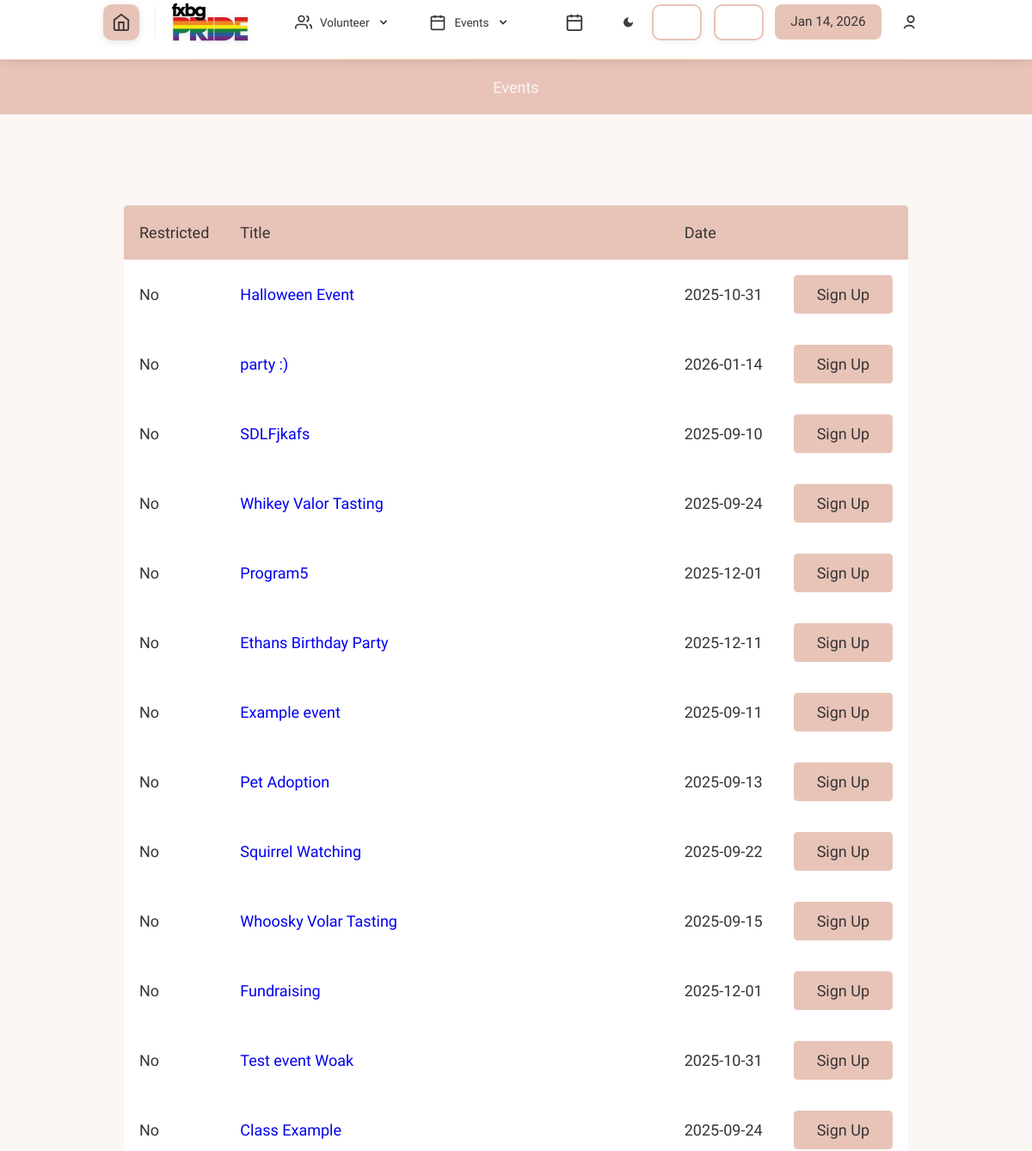
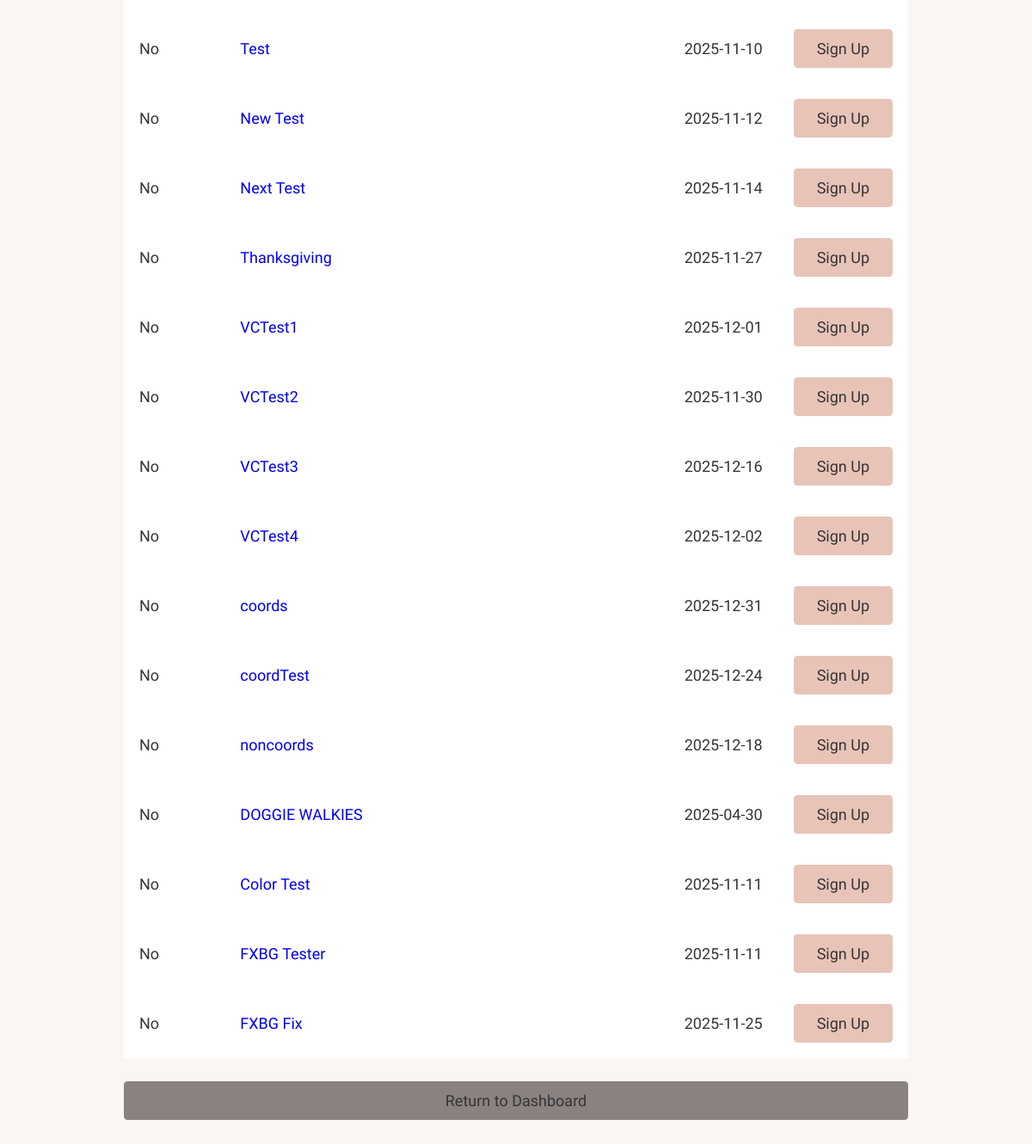
/eventTrainingManagement.php (signed in), run on the app's committed database (2 pictures, top to bottom).
### tables this page shows
CREATE TABLE `dbevents` (
  `id` int NOT NULL,
  `name` text NOT NULL,
  `date` char(10) NOT NULL,
  `startTime` char(5) NOT NULL,
  `endTime` char(5) NOT NULL,
  `description` text NOT NULL,
  `capacity` int NOT NULL,
  `completed` text NOT NULL,
  `restricted_signup` tinyint(1) NOT NULL,
  `location` text DEFAULT NULL,
  `type` text NOT NULL,
  `volunteer_coordinator` int(11) DEFAULT NULL
);

### database/dbEvents.php (called while the page is built, shortened)
<?php
include_once(dirname(__FILE__) . '/../domain/Event.php');
function make_an_event($result_row)
{
    $theEvent = new Event(
        $result_row['id'],
        $result_row['name'],
        date: $result_row['date'],
        startTime: $result_row['startTime'],
        endTime: $result_row['endTime'],
        description: $result_row['description'],
        capacity: $result_row['capacity'],
        completed: $result_row['completed'],
        restricted_signup: $result_row['restricted_signup'],
        type: $result_row['type']
    );
    return $theEvent;
}
function get_all_events()
{
    $con = connect();
    $query = "SELECT * FROM dbevents" .
            " ORDER BY completed";
    $result = mysqli_query($con, $query);
    $theEvents = array();
    while ($result_row = mysqli_fetch_assoc($result)) {
        $theEvent = make_an_event($result_row);
        $theEvents[] = $theEvent;
    }
    return $theEvents;
}

### domain/Event.php (called while the page is built, shortened)
<?php
class Event
{
    private $id;
    private $name;
    private $date;
    private $restricted_signup;
    function __construct($id, $name, $date, $startTime, $endTime, $description, $capacity, $completed, $restricted_signup, $type)
    {
        $this->id = $id;
        $this->name = $name;
        $this->date = $date;
        $this->restricted_signup = $restricted_signup;
    }
    function getID()
    {
        return $this->id;
    }
    function getName()
    {
        return $this->name;
    }
    function getDate()
    {
        return $this->date;
    }
    function getRestrictedSignup()
    {
        return $this->restricted_signup;
    }
}

### eventTrainingManagement.php (the view, shortened to what this page needs)
<?php
    $accessLevel = 0;
if (isset($_SESSION['_id'])) {
    $accessLevel = $_SESSION['access_level'];
}
    include 'database/dbEvents.php';
?>
<!DOCTYPE html>
<html>
    <head>
        <?php require_once('universal.inc') ?>
        <link rel="stylesheet" href="css/messages.css"></link>
    </head>
    <body>
        <?php require_once('header.php') ?>
        <?php require_once('database/dbEvents.php');?>
        <h1>Events</h1>
        <main class="general">
            <?php
                $events = get_all_events();
            if (sizeof(get_all_events()) || sizeof(get_all_trainings()) > 0) : ?>
                <div class="table-wrapper">
                    <table class="general">
                        <thead>
                            <tr>
                                <th style="width:1px">Restricted</th>
                                <th>Title</th>
                                <th style="width:1px">Date</th>
                                <th style="width:1px"></th>
                            </tr>
                        </thead>
                        <tbody class="standout">
                            <?php
                            foreach ($events as $event) {
                                $eventID = $event->getID();
                                $title = $event->getName();
                                $date = $event->getDate();
                                $restricted_signup = $event->getRestrictedSignup();
                                if ($restricted_signup == 0) {
                                    $restricted_signup = "No";
                                } else {
                                    $restricted_signup = "Yes";
                                }
                                if ($accessLevel < 3) {
                                    echo "
                                        <tr data-event-id='$eventID'>
                                            <td>$restricted_signup</td>
                                            <td><a href='event.php?id=$eventID'>$title</a></td>
                                            <td>$date</td>
                                            <td><a class='button sign-up' href='eventSignUp.php'>Sign Up</a></td>
                                        </tr>";
                                }
                            }
                            ?>
                        </tbody>
                    </table>
                </div>
            <?php else : ?>
                <p class="no-events standout">There are currently no events available to view.<a class="button add" href="addEvent.php">Create a New Event</a> </p>
            <?php endif ?>
            <a class="button cancel" href="index.php">Return to Dashboard</a>
        </main>
    </body>
</html>

### universal.inc (shortened to what this page needs)
<link rel="stylesheet" href="css/base.css" type="text/css" />

### header.php (shortened to what this page needs)
<head>
    <link rel="stylesheet" href="css/theme-toggle.css">
    <link rel="stylesheet" href="css/mobile-nav.css">
    <link rel="stylesheet" href="css/pwa-mobile.css">
    <link rel="stylesheet" href="css/accessibility-settings.css">
    <link rel="stylesheet" href="css/theme-presets.css">
</head>
<header>
    <?php
    if (!isset($_SESSION['logged_in'])) {
        echo('
        <nav class="modern-navbar">
            <div class="nav-container">
                <div class="nav-brand">
                    <a href="index.php" class="home-icon-btn" title="Home">
                        <svg viewBox="0 0 24 24" fill="none" stroke="currentColor" stroke-width="2">
                            <path d="M3 9l9-7 9 7v11a2 2 0 01-2 2H5a2 2 0 01-2-2z"></path>
                            <polyline points="9 22 9 12 15 12 15 22"></polyline>
                        </svg>
                    </a>
                    <span class="nav-title">Volunteer Management System</span>
                </div>
                <div class="nav-actions">
                    <div class="nav-date">' . date('l, F j, Y') . '</div>
                </div>
            </div>
        </nav>');
    } elseif ($_SESSION['logged_in']) {
        if ($_SESSION['access_level'] <= 1) {
            echo('
            <nav class="modern-navbar">
                <div class="nav-container">
                    <div class="nav-brand">
                        <a href="index.php" class="home-icon-btn" title="Home Dashboard">
                            <svg viewBox="0 0 24 24" fill="none" stroke="currentColor" stroke-width="2">
                                <path d="M3 9l9-7 9 7v11a2 2 0 01-2 2H5a2 2 0 01-2-2z"></path>
                                <polyline points="9 22 9 12 15 12 15 22"></polyline>
                            </svg>
                        </a>
                        <a href="index.php">
                            <img src="images/FXBG-PrideLogo.png" alt="Logo" class="nav-logo logo-lightMode">
                        </a>
                    </div>
                    <div class="nav-menu" id="navMenu">
                        <div class="nav-dropdown">
                            <button class="nav-link">
                                <svg class="nav-icon" viewBox="0 0 24 24" fill="none" stroke="currentColor" stroke-width="2">
                                    <path d="M17 21v-2a4 4 0 00-4-4H5a4 4 0 00-4 4v2"></path>
                                    <circle cx="9" cy="7" r="4"></circle>
                                    <path d="M23 21v-2a4 4 0 00-3-3.87m-4-12a4 4 0 010 7.75"></path>
                                </svg>
                                <span>Volunteer</span>
                                <svg class="dropdown-arrow" viewBox="0 0 20 20" fill="currentColor">
                                    <path fill-rule="evenodd" d="M5.293 7.293a1 1 0 011.414 0L10 10.586l3.293-3.293a1 1 0 111.414 1.414l-4 4a1 1 0 01-1.414 0l-4-4a1 1 0 010-1.414z"/>
                                </svg>
                            </button>
                        </div>
                        <div class="nav-dropdown">
                            <button class="nav-link">
                                <svg class="nav-icon" viewBox="0 0 24 24" fill="none" stroke="currentColor" stroke-width="2">
                                    <rect x="3" y="4" width="18" height="18" rx="2" ry="2"></rect>
                                    <line x1="16" y1="2" x2="16" y2="6"></line>
                                    <line x1="8" y1="2" x2="8" y2="6"></line>
                                    <line x1="3" y1="10" x2="21" y2="10"></line>
                                </svg>
                                <span>Events</span>
                                <svg class="dropdown-arrow" viewBox="0 0 20 20" fill="currentColor">
                                    <path fill-rule="evenodd" d="M5.293 7.293a1 1 0 011.414 0L10 10.586l3.293-3.293a1 1 0 111.414 1.414l-4 4a1 1 0 01-1.414 0l-4-4a1 1 0 010-1.414z"/>
                                </svg>
                            </button>
                        </div>
                    </div>
                    <div class="nav-actions">
                        <a href="calendar.php" class="nav-action-btn" title="Calendar">
                            <svg viewBox="0 0 24 24" fill="none" stroke="currentColor" stroke-width="2">
                                <rect x="3" y="4" width="18" height="18" rx="2" ry="2"></rect>
                                <line x1="16" y1="2" x2="16" y2="6"></line>
                                <line x1="8" y1="2" x2="8" y2="6"></line>
                                <line x1="3" y1="10" x2="21" y2="10"></line>
                            </svg>
                        </a>
                        <button class="theme-toggle nav-action-btn" aria-label="Toggle theme" title="Toggle dark/light mode">
                            <svg class="moon-icon" viewBox="0 0 24 24" fill="none" stroke="currentColor" stroke-width="2">
                                <path d="M21 12.79A9 9 0 1111.21 3 7 7 0 0021 12.79z"></path>
                            </svg>
                        </button>
                        <button class="a11y-settings-btn nav-action-btn" id="openA11ySettings" aria-label="Accessibility settings" title="Customize font & reading preferences">
                        </button>
                        <button class="theme-presets-btn nav-action-btn" id="openThemePresets" aria-label="Color themes" title="Choose a color theme">
                        </button>
                        <div class="nav-date"></div>
                        <div class="nav-dropdown user-dropdown">
                            <button class="nav-action-btn user-btn">
                                <svg class="dropdown-icon user-svg" viewBox="0 0 24 24" fill="none" stroke="currentColor" stroke-width="2" aria-hidden="true">
                                    <circle cx="12" cy="8" r="4"></circle>
                                    <path d="M16 20c0-2.21-2.686-4-6-4s-6 1.79-6 4"></path>
                                </svg>
                            </button>
                        </div>
                    </div>
                </div>
            </nav>');
        }
    }
    ?>
</header>

### css/base.css (style rules this page uses)
html, body, header, main, footer, div, span, p, h1, h2, h3, h4, h5, h6, ul, ol, li, input, select, textarea, form, section, label, table, td, tr, th, form, fieldset, em, button, a { padding: 0; margin: 0; font-size: inherit; font-family: inherit; font-weight: inherit; text-decoration: none; font-style: normal; box-sizing: border-box; text-align: left; list-style-type: none; border-spacing: 0; }
:root { --page-background-color: #ffffff; --page-font-color: #333333; --inactive-font-color: #d0d0d0; --inactive-background-color: #f0f0f0; --standout-background: #fafafa; --happy-toast-background-color: #1a7024; --happy-toast-font-color: white; --info-toast-background-color: #2f2f2f; --info-toast-font-color: white; --error-toast-background-color: #701a1a; --error-toast-font-color: white; --shadow-and-border-color: #e8c4b8; --main-color: #e8c4b8; --accent-color: #d4af37; --secondary-accent-color: #e8c4b8; --calendar-event-color: #808080; --calendar-event-color-hover: var(--main-color); --calendar-today-border: 2px solid var(--secondary-accent-color); --button-font-color: #363434; --button-padding: 0.5rem 1.5rem; --button-border-radius: 0.25rem; --standard-border: 1px solid #e8c4b8; --light-border: 1px solid var(--shadow-and-border-color); --text-field-border: 2px solid #e8c4b8; --cancel-button-background-color: #8a8280; --error-color: red; font-size: 18px; font-family: "Quicksand", sans-serif; font-weight: 400; }
header { position: sticky; top: 0; left: 0; z-index: 10; }
body { background-color: var(--page-background-color); color: var(--page-font-color); font-family: "Quicksand", sans-serif; }
nav { font-size: 2rem; display: flex; flex-direction: row; align-items: center; justify-content: center; padding-top: 1rem; padding-bottom: 1rem; font-weight: 300; }
header ul > li, header span { font-size: 0.75rem; list-style-type: none; }
nav { width: 100%; }
nav img { height: 3rem; }
nav { background-color: var(--page-background-color); border-bottom: 2px solid var(--shadow-and-border-color); max-width: 100vw; }
main:not(.login):not(.calendar-view):not(.dashboard) { padding: 1rem; }
input[type="submit"], button, .button { color: var(--button-font-color); background-color: var(--main-color); padding: var(--button-padding); border: none; border-radius: var(--button-border-radius); font-weight: 500; width: 100%; transition: background-color 0.3s; cursor: pointer; text-align: center; }
h1 { font-size: 1.5rem; font-weight: 500; margin-bottom: 2rem; background-color: var(--main-color); color: var(--page-background-color); width: 100%; text-align: center; padding: 1rem; }
.button { display: inline-block; }
button.cancel, a.cancel { background-color: var(--cancel-button-background-color); }
main.general, form.general { margin: 1rem; display: flex; flex-direction: column; gap: 0.5rem; }
table.general { width: 100%; padding-bottom: 1rem; }
table.general th:first-of-type { border-top-left-radius: 0.25rem; }
table.general th:last-of-type { border-top-right-radius: 0.25rem; }
table.general th { background-color: var(--main-color); color: var(--button-font-color); font-weight: 500; }
table.general th, table.general td { padding: 1rem; white-space: nowrap; }
.standout { border-bottom: 3px solid var(--shadow-and-border-color); padding: 1rem; background-color: var(--standout-background); }
@media only screen and (min-width: 1024px) { main.general, form.general { margin: 0rem 8rem 4rem 8rem; } }

### css/messages.css (style rules this page uses)
:root { --unread-message-background: #f1eadf; --message-body-border-color: #ddd; --priorityone-color: #4fffb0; --prioritytwo-color: #f0e68c; --prioritythree-color: #fd5c63; }

### css/pwa-mobile.css (style rules this page uses)
@media (min-width: 769px) { * { -webkit-tap-highlight-color: transparent; } }
a:not(.calendar-event), button { position: relative; }
.mobile-nav-item, .mobile-more-menu, .nav-menu, .dropdown-menu { will-change: transform; transform: translateZ(0); }
html { scroll-behavior: smooth; }
.table-wrapper, .mobile-more-content, .nav-menu { -webkit-overflow-scrolling: touch; }
img { max-width: 100%; height: auto; }
@media (min-width: 769px) { .table-wrapper { overflow-x: visible !important; } }
@media (min-width: 769px) { table, table.general { min-width: auto !important; } }
@media (min-width: 769px) { h1 { font-size: inherit !important; } }
@media (min-width: 769px) { main.general { padding: inherit !important; } }

### data on the page
dbevents: restricted_signup "No", name "Halloween Event", date "2025-10-31"
dbevents: restricted_signup "No", name "party :)", date "2026-01-14"
dbevents: restricted_signup "No", name "SDLFjkafs", date "2025-09-10"
dbevents: restricted_signup "No", name "Whikey Valor Tasting", date "2025-09-24"
dbevents: restricted_signup "No", name "Program5", date "2025-12-01"
dbevents: restricted_signup "No", name "Ethans Birthday Party", date "2025-12-11"
dbevents: restricted_signup "No", name "Example event", date "2025-09-11"
dbevents: restricted_signup "No", name "Pet Adoption", date "2025-09-13"
dbevents: restricted_signup "No", name "Squirrel Watching", date "2025-09-22"
dbevents: restricted_signup "No", name "Whoosky Volar Tasting", date "2025-09-15"
dbevents: restricted_signup "No", name "Fundraising", date "2025-12-01"
dbevents: restricted_signup "No", name "Test event Woak", date "2025-10-31"
dbevents: restricted_signup "No", name "Class Example", date "2025-09-24"
dbevents: restricted_signup "No", name "Test", date "2025-11-10"
dbevents: restricted_signup "No", name "New Test", date "2025-11-12"
dbevents: restricted_signup "No", name "Next Test", date "2025-11-14"
dbevents: restricted_signup "No", name "Thanksgiving", date "2025-11-27"
dbevents: restricted_signup "No", name "VCTest1", date "2025-12-01"
dbevents: restricted_signup "No", name "VCTest2", date "2025-11-30"
dbevents: restricted_signup "No", name "VCTest3", date "2025-12-16"
dbevents: restricted_signup "No", name "VCTest4", date "2025-12-02"
dbevents: restricted_signup "No", name "coords", date "2025-12-31"
dbevents: restricted_signup "No", name "coordTest", date "2025-12-24"
dbevents: restricted_signup "No", name "noncoords", date "2025-12-18"
dbevents: restricted_signup "No", name "DOGGIE WALKIES", date "2025-04-30"
dbevents: restricted_signup "No", name "Color Test", date "2025-11-11"
dbevents: restricted_signup "No", name "FXBG Tester", date "2025-11-11"
dbevents: restricted_signup "No", name "FXBG Fix", date "2025-11-25"
